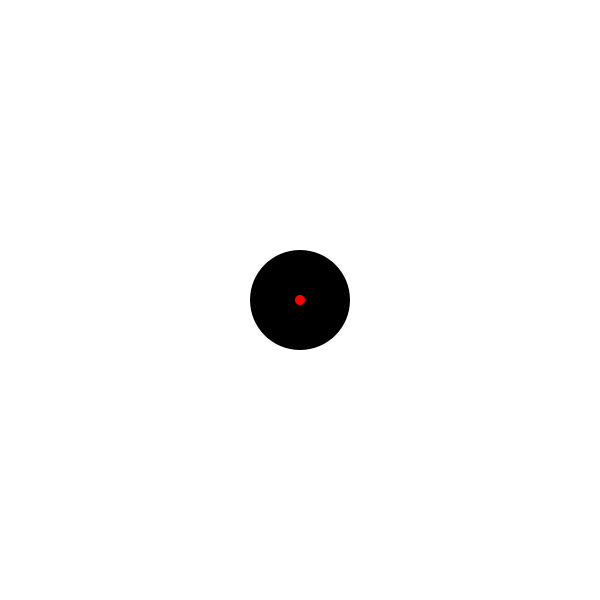
Frame 1 (no input)
Frame 60 (the mouse pressed at the canvas centre just before this capture): identical to frame 1, image omitted
Frame 120 (the mouse held since frame 60 and released just before this capture): identical to frame 1, image omitted

The Processing sketch that drew this single still picture (run headless with seeded random() and noise(); from frame 60 on, the mouse is pressed at the canvas centre):

// Processing sketch: stp8
// ── stp8.pde
Circle aCircle;

void setup() {
  size(600, 600);
  aCircle = new Circle();
  aCircle.init(
    width * 0.5, height * 0.5,
    50);
}

void draw() {
  background(255);
  
  aCircle.display();
}

// ── circle.pde
class Circle {
  float[] pos;
  float[] vel;
  float rad;

  Circle() {
    pos = new float[2];
    vel = new float[2];
  }

  void init(float x, float y, float rad) {
    pos[0] = x;
    pos[1] = y;
    this.rad = rad;
    vel[0] = 0;
    vel[1] = 0;
  }

  void display() {
    push();
    translate(pos[0], pos[1]);
    noStroke();
    fill(0);
    circle(0, 0, 2 * rad);
    fill(255, 0, 0);
    circle(0, 0, 10);
    pop();
  }
}
